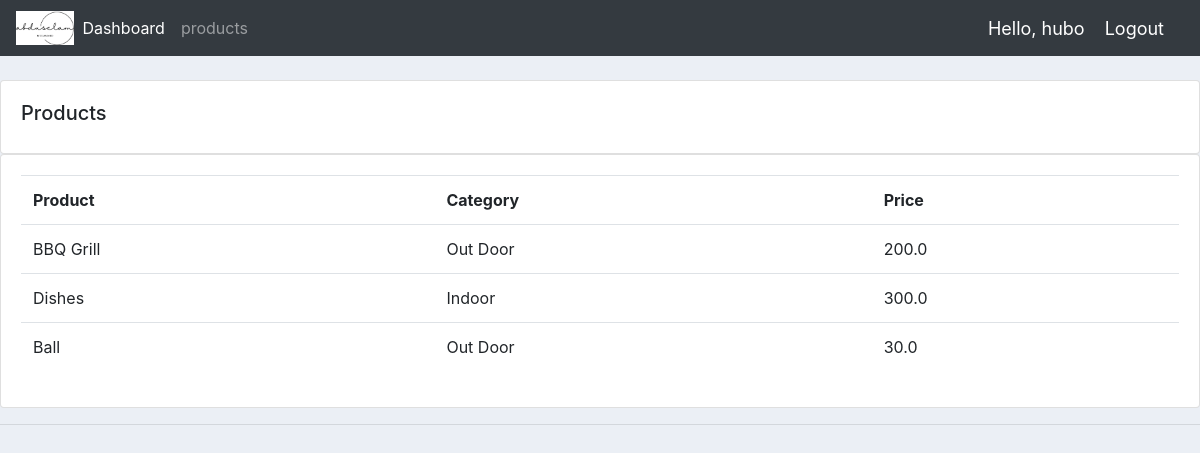
Screenshot of /products/ (signed in) with the database file from the repository.
### accounts/models.py (models this page shows, shortened)
class Product(models.Model):
    CATEGORY = (
		('Indoor', 'Indoor'),
		('Out Door', 'Out Door'),
		)
    name = models.CharField(max_length=200, null=True)
    price = models.FloatField(null=True)
    category = models.CharField(max_length=200, null=True, choices=CATEGORY)
    description = models.CharField(max_length=200, blank=True)
    date_created = models.DateTimeField(auto_now_add=True)
    tags = models.ManyToManyField(Tag)

### accounts/decoraters.py (the view)
        def wrapper_func(request,*args,**kwargs):
            group =None
            if request.user.groups.exists():
                group= request.user.groups.all()[0].name
            if group in allowed_roles:
                return view_func(request,*args,**kwargs)
            else:
                return HttpResponse('you are not authorized to view this page')

### accounts/decoraters.py (called while the page is built)
def allowed_users(allowed_roles=[]):
    def decorator(view_func):
        def wrapper_func(request,*args,**kwargs):
            group =None
            if request.user.groups.exists():
                group= request.user.groups.all()[0].name
            if group in allowed_roles:
                return view_func(request,*args,**kwargs)
            else:
                return HttpResponse('you are not authorized to view this page')
        return wrapper_func
    return decorator

### accounts/views.py (called while the page is built)
@allowed_users(allowed_roles=['admin'])
@login_required(login_url='login')
def products(request):
    products = Product.objects.all()
    return render(request,'accounts/products.html', {'products':products})

### accounts/templates/accounts/products.html
{%  extends 'accounts/main.html' %}
{% block content %}
		<br>
		<div class="row">
			<div class="col-md">
				<div class="card card-body">
					<h5>Products</h5>
				</div>
				<div class="card card-body">
					<table class="table">
						<tr>
							<th>Product</th>
							<th>Category</th>
							<th>Price</th>
						</tr>
						{% for i in products %}
							<tr>
								<td>{{i.name}}</td>
								<td>{{i.category}}</td>
								<td>{{i.price}}</td>
							</tr>
						{% endfor %}
					</table>
				</div>
			</div>
		</div>
{% endblock content %}

### accounts/templates/accounts/navbar.html (shortened to what this page needs)
{% load static %}
<nav class="navbar navbar-expand-lg navbar-dark bg-dark">
   <img src="{% static 'images/logo1.png' %}" alt="">
    <div class="collapse navbar-collapse" id="navbarNav">
      <ul class="navbar-nav">
        {% if request.user.is_staff %}
        <li class="nav-item active">
          <a class="nav-link" href="{% url 'home' %}">Dashboard</a>
        </li>
        <li class="nav-item">
          <a class="nav-link" href="{% url 'products' %}">products</a>
        </li>
        {% else %}
       <li class="nav-item">
        <a class="nav-link" href="{% url 'account' %}">Settings</a>
      </li>
        {% endif %}
      </ul>
    </div>
  <span class="hello-msg">Hello, {{request.user}}</span>
  <span ><a  class="hello-msg" href="{% url 'logout' %}">Logout</a></span>
  </nav>

### accounts/templates/accounts/main.html (style rules this page uses)
body { background-color: #ebeff5; }

### accounts/templates/accounts/navbar.html (style rules this page uses)
img { width: 5%; }
.hello-msg { font-size: 18px; color: #fff; margin-right: 20px; }

### rows the page displays
Product: name "BBQ Grill", category "Out Door", price "200.0"
Product: name "Dishes", category "Indoor", price "300.0"
Product: name "Ball", category "Out Door", price "30.0"

### other values shown
{{ request.user }} "hubo"
